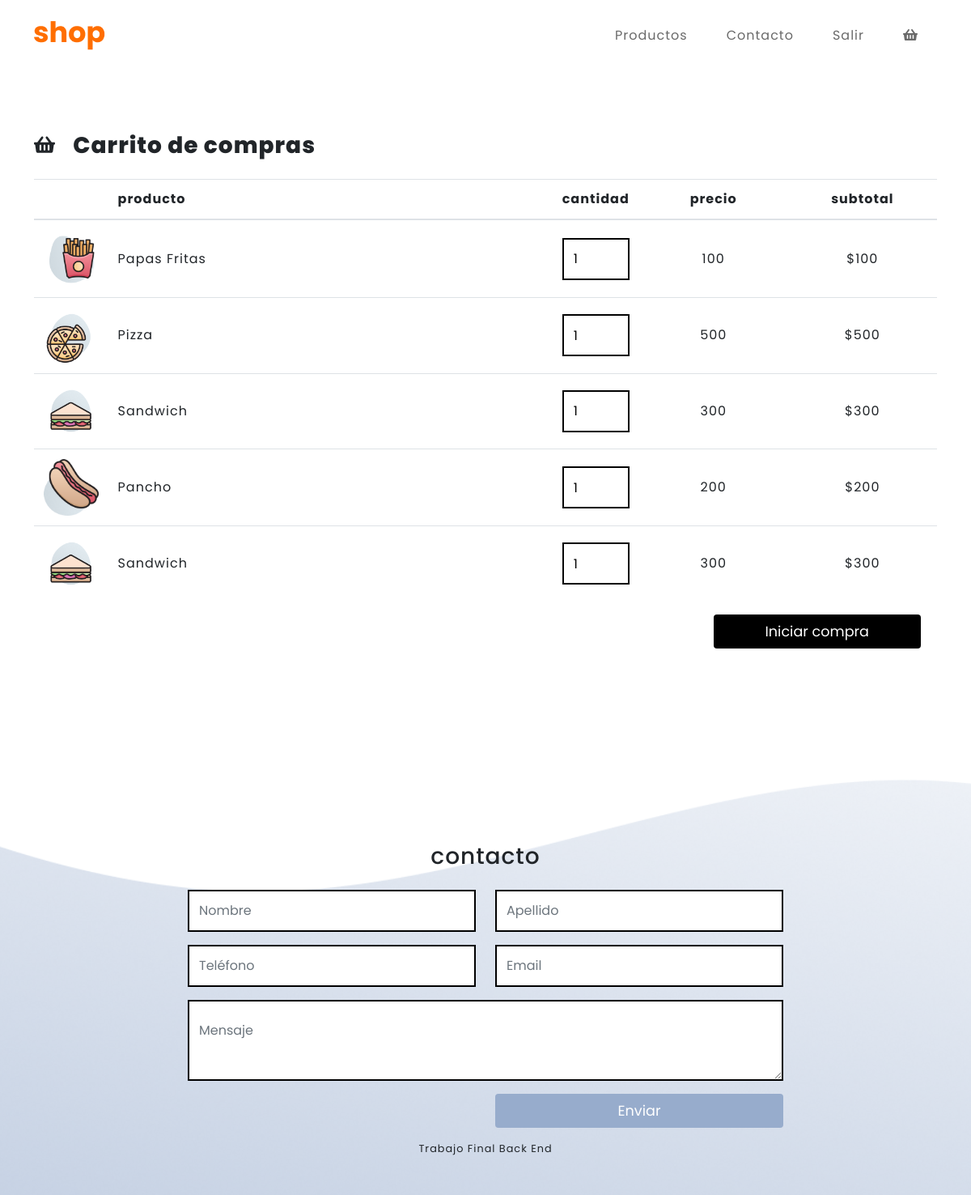
Page /carrito.php on the committed database.
### tables this page shows
CREATE TABLE `carritos` (
  `id` int(255) NOT NULL,
  `id_usuario` int(255) NOT NULL,
  `id_producto` int(255) NOT NULL,
  `precio` int(255) NOT NULL,
  `nombre` text NOT NULL,
  `imagen` varchar(100) NOT NULL
);

### funciones.php (called while the page is built, shortened)
<?php
function traer_carrito(){
   include('conn.php');
    $sql = "SELECT * FROM carritos";
    $result = mysqli_query($conn, $sql);
    if (mysqli_num_rows($result) > 0) {
      while($row = mysqli_fetch_assoc($result)) {
        $carrito[] = $row;
      }
    } else {
      echo "0 results";
    }
    return $carrito;
}
?>

### carrito.php (the view, shortened to what this page needs)
<!DOCTYPE html>
<html lang="en">
    <head>
       <?php
       include('funciones.php');
       include('head.php');
       $carrito = traer_carrito();
       ?>
    </head>
    <body id="page-top">
        <?php include('navbar_logueado.php')?>
        <section class="carrito-section" id="carrito">
            <div class="container">
                <div class="row mx-auto text-center">
                  <h3 class="mb-4"><i class="fas fa-shopping-basket fa-lg pr-3"></i> Carrito de compras</h3>
                </div>
                <div class="row">
                  <div class="container">
                    <table class="table">
                      <thead>
                        <tr>
                          <th class="col-1"></th>
                          <th class="col-6 text-left">producto</th>
                          <th class="col-1 text-center">cantidad</th>
                          <th class="col-2 text-center">precio</th>
                          <th class="col-2 text-center">subtotal</th>
                        </tr>
                      </thead>
                      <tbody>
                        <?php foreach($carrito as $item){ ?>
                        <tr>
                          <td class="align-middle"><img src="img/<?php echo $item['imagen'];?>.png"></td>
                          <td class="align-middle text-left"><?php echo $item['nombre'];?></td>
                          <td class="align-middle text-center">
                            <input type="number" class="form-control cantidad" value ="1" placeholder="1" >
                          </td>
                          <td class="align-middle text-center"><span class="precio"><?php echo $item['precio'];?></span></td>
                          <td class="align-middle text-center">$<span class="subtotal"><?php echo $item['precio'];?></span></td>
                        </tr>
                      <?php } ?>
                      </tbody>
                    </table>
                  </div>
                </div>
                <div class="row justify-content-end">
                  <button class="btn btn-comprar">Iniciar compra</button>
                </div>
            </div>
        </section>
        <section class="contacto-section" id="contacto">
    <footer class="footer small text-center">
    <?php include('footer.php') ?>
    </footer>
  </section>
    </body>
</html>

### head.php (shortened to what this page needs)
<link href="css/styles.css" rel="stylesheet" />

### navbar_logueado.php (shortened to what this page needs)
<nav class="navbar navbar-expand-lg navbar-light fixed-top" id="mainNav">
    <div class="container">
      <a class="navbar-brand js-scroll-trigger" href="index.php"><img src="img/logo.png" /></a>
      <div class="collapse navbar-collapse" id="navbarResponsive">
        <ul class="navbar-nav ml-auto">
          <li class="nav-item"><a class="nav-link js-scroll-trigger" href="index.php#productos">Productos</a></li>
          <li class="nav-item"><a class="nav-link js-scroll-trigger" href="#contacto">Contacto</a></li>
          <li class="nav-item"><a class="nav-link js-scroll-trigger" href="salir.php">Salir</a></li>
          <span id="logueado" ><li class="nav-item"><a class="nav-link js-scroll-trigger" href="carrito.php"><i class="fas fa-shopping-basket"></i></a></li></span>
        </ul>
      </div>
    </div>
  </nav>

### footer.php
<div class="container">
      <div class="row mx-auto text-center">
        <div class="col-lg-8 mx-auto">
          <h3 class="mb-4">contacto</h3>
        </div>
      </div>
      <div class="row">
        <div class="col-lg-8 col-12 mx-auto">
          <form action = "post_contacto.php" method="post">
            <div class="row mb-3">
              <div class="col">
                <input type="text" class="form-control" name="nombre" placeholder="Nombre" id="name">
              </div>
              <div class="col">
                <input type="text" class="form-control" name="apellido" placeholder="Apellido" id="lastname">
              </div>
            </div>
            <div class="row mb-3">
              <div class="col">
                <input type="text" class="form-control" name="telephone" placeholder="Teléfono" id="phone">
              </div>
              <div class="col">
                <input type="text" class="form-control" name="email" placeholder="Email" id="email">
              </div>
            </div>
            <div class="row mb-3">
              <div class="col">
                <textarea type="text" class="form-control" name="message" placeholder="Mensaje" id="message"></textarea>
              </div>
            </div>
            <div class="row mb-3">
              <div class="col">
              </div>
              <div class="col">
                <button type="submit" class="btn btn-enviar">Enviar</button>
              </div>
            </div>
          </form>
        </div>
      </div>
    </div>
<div class="container">Trabajo Final Back End</div>

### rows in the picture
carritos: imagen (picture), nombre "Papas Fritas", precio "100"
carritos: imagen (picture), nombre "Pizza", precio "500"
carritos: imagen (picture), nombre "Sandwich", precio "300"
carritos: imagen (picture), nombre "Pancho", precio "200"
carritos: imagen (picture), nombre "Sandwich", precio "300"
